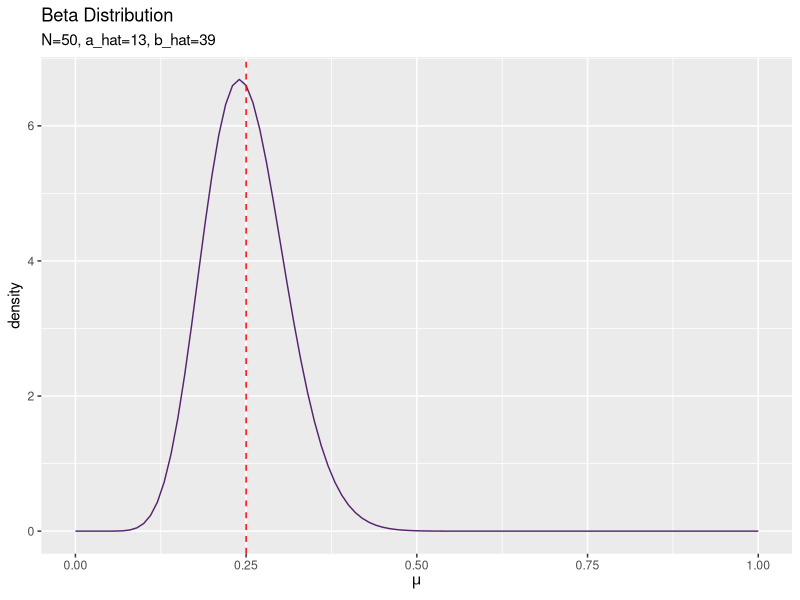
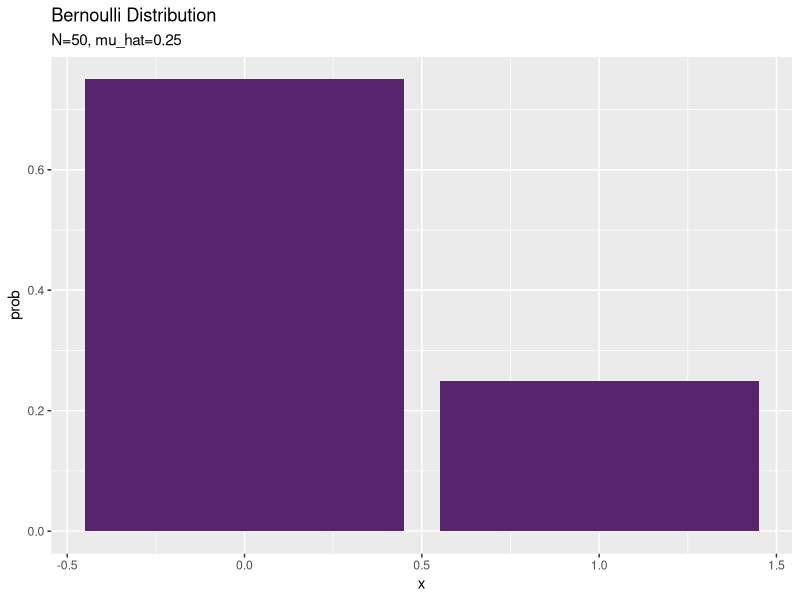

The R source for these figures, in order: (Note: this script raises an error after producing the figures.)

# 3.2.1 ベルヌーイ分布の学習と予測 ----------------------------------------------------------------

# 3.2.1 事後分布 ----------------------------------------------------------------


# 利用パッケージ
library(tidyverse)


## パラメータの初期値を指定
# 観測モデルのパラメータ
mu_truth <- 0.25

# 事前分布のパラメータ
a <- 1
b <- 1

# 試行回数
N <- 50


# ベルヌーイ分布に従うデータを生成
x_n <- rbinom(n = N, size = 1, prob = mu_truth)

# 観測データを確認
table(x_n)


# 事後分布のパラメータを計算
a_hat <- sum(x_n) + a
b_hat <- N - sum(x_n) + b

# 事後分布を計算
posterior_df <- tibble(
  mu = seq(0, 1, by = 0.01),  # 作図用の値
  C_B = lgamma(a_hat + b_hat) - lgamma(a_hat) - lgamma(b_hat),  # 正規化項(対数)
  density = exp(C_B + (a_hat - 1) * log(mu) + (b_hat - 1) * log(1 - mu)) # 確率密度
)


# 作図
ggplot(posterior_df, aes(mu, density)) + 
  geom_line(color = "#56256E") + # 折れ線グラフ
  geom_vline(aes(xintercept = mu_truth), 
             color = "red", linetype = "dashed") + # 垂直線
  labs(title = "Beta Distribution", 
       subtitle = paste0("N=", N, ", a_hat=", a_hat, ", b_hat=", b_hat), 
       x = expression(mu)) # ラベル


# 3.2.1 予測分布 --------------------------------------------------------------


# 予測分布のパラメーターを計算
mu_hat <- a_hat / (a_hat + b_hat)
#mu_hat <- (sum(x_n) + a) / (N + a + b)


# 予測分布を計算
predict_df <- tibble(
  x = c(0, 1),  # 作図用の値
  prob = mu_hat^x * (1 - mu_hat)^(1 - x) # 確率
)


# 作図
ggplot(predict_df, aes(x, prob)) + 
  geom_bar(stat = "identity", position = "dodge", fill = "#56256E") + # 棒グラフ
  labs(title = "Bernoulli Distribution", 
       subtitle = paste0("N=", N, ", mu_hat=", round(mu_hat, 2))) # ラベル


# 3.2.1 gif ---------------------------------------------------------------------


# 利用パッケージ
library(tidyverse)
library(gganimate)


## パラメータの初期値を指定
# 観測モデルのパラメータ
mu_truth <- 0.25

# 事前分布のパラメータ
a <- 1
b <- 1

# 試行回数
N <- 50


# 事前分布を計算
posterior_df <- tibble(
  mu = seq(0, 1, by = 0.001),  # 作図用の値
  C_B = lgamma(a + b) - lgamma(a) - lgamma(b),  # 正規化項(対数)
  density = exp(C_B + (a - 1) * log(mu) + (b - 1) * log(1 - mu)), # 確率密度
  N = 0  # 試行回数
)


# 初期値による予測分布のパラメーターを計算
mu_star <- a / (a + b)

# 初期値による予測分布を計算
predict_df <- tibble(
  x = c(0, 1),  # 作図用の値
  prob = mu_star^x * (1 - mu_star)^(1 - x),  # 確率
  N = 0 # 試行回数
)


# パラメータを推定
x_n <- rep(0, N) # 受け皿
for(n in 1:N){
  
  # ベルヌーイ分布に従うデータを生成
  x_n[n] <- rbinom(n = 1, size = 1, prob = mu_truth)
  
  
  # ハイパーパラメータを更新
  a <- x_n[n] + a
  b <- 1 - x_n[n] + b
  
  # 事後分布を計算
  tmp_posterior_df <- tibble(
    mu = seq(0, 1, by = 0.001),  # 作図用のmu
    C_B = lgamma(a + b) - lgamma(a) - lgamma(b),  # 正規化項(対数)
    density = exp(C_B + (a - 1) * log(mu) + (b - 1) * log(1 - mu)), # 確率密度
    N = n  # 試行回数
  )
  
  
  # 予測分布のパラメーターを更新
  mu_star <- a / (a + b)
  
  # 予測分布を計算
  tmp_predict_df <- tibble(
    x = c(0, 1),  # 作図用の値
    prob = mu_star^x * (1 - mu_star)^(1 - x),  # 確率
    N = n # 試行回数
  )
  
  
  # 推定結果を結合
  posterior_df <- rbind(posterior_df, tmp_posterior_df)
  predict_df <- rbind(predict_df, tmp_predict_df)
}

# 観測データを確認
table(x_n)


## 事後分布
# 作図
posterior_graph <- ggplot(posterior_df, aes(mu, density)) + 
  geom_line(color = "#56256E") +  # 折れ線グラフ
  geom_vline(aes(xintercept = mu_truth), 
             color = "red", linetype = "dashed") + # 垂直線
  transition_manual(N) + # フレーム
  labs(title = "Beta Distribution", 
       subtitle = "N= {current_frame}", 
       x = expression(mu)) # ラベル

# 描画
animate(posterior_graph)


## 予測分布
# 作図
predict_graph <- ggplot(predict_df, aes(x, prob)) + 
  geom_bar(stat = "identity", position = "dodge", fill = "#56256E") + # 棒グラフ
  transition_manual(N) + # フレーム
  labs(title = "Bernoulli Distribution", 
       subtitle = "N= {current_frame}") # ラベル

# 描画
animate(predict_graph)
